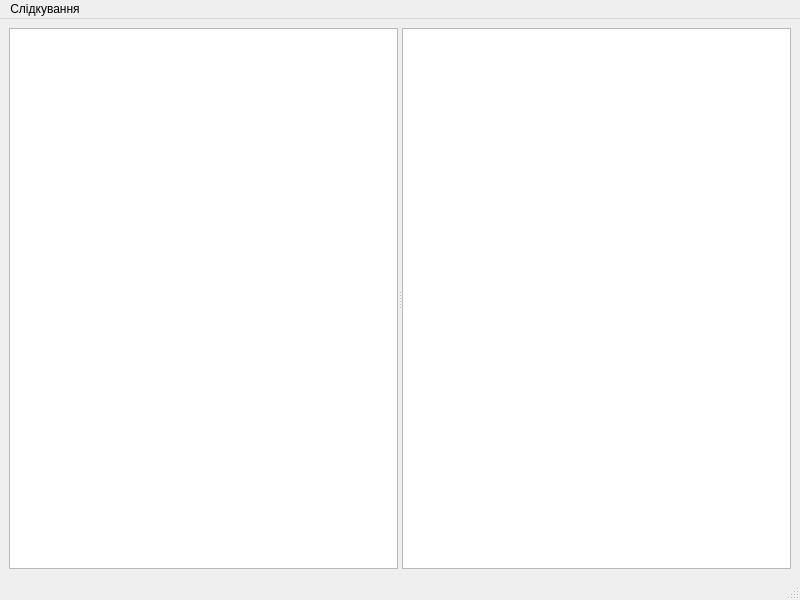
<?xml version="1.0" encoding="UTF-8"?>
<ui version="4.0">
 <class>MainWindow</class>
 <widget class="QMainWindow" name="MainWindow">
  <property name="geometry">
   <rect>
    <x>0</x>
    <y>0</y>
    <width>800</width>
    <height>600</height>
   </rect>
  </property>
  <property name="windowTitle">
   <string>MainWindow</string>
  </property>
  <widget class="QWidget" name="centralwidget">
   <layout class="QHBoxLayout" name="horizontalLayout">
    <item>
     <widget class="QSplitter" name="splitter">
      <property name="orientation">
       <enum>Qt::Horizontal</enum>
      </property>
      <widget class="QListView" name="links_view"/>
      <widget class="QListView" name="videos_view"/>
     </widget>
    </item>
   </layout>
   <zorder>videos_view</zorder>
   <zorder>splitter</zorder>
  </widget>
  <widget class="QMenuBar" name="menubar">
   <property name="geometry">
    <rect>
     <x>0</x>
     <y>0</y>
     <width>800</width>
     <height>20</height>
    </rect>
   </property>
   <widget class="QMenu" name="menu">
    <property name="title">
     <string>Слідкування</string>
    </property>
    <addaction name="menu_add_video"/>
    <addaction name="menu_add_playlist"/>
    <addaction name="separator"/>
    <addaction name="menu_quit"/>
   </widget>
   <addaction name="menu"/>
  </widget>
  <widget class="QStatusBar" name="statusbar"/>
  <action name="menu_add_playlist">
   <property name="enabled">
    <bool>false</bool>
   </property>
   <property name="text">
    <string>Додати до слідкування PLAYLIST ...</string>
   </property>
   <property name="visible">
    <bool>false</bool>
   </property>
  </action>
  <action name="menu_add_video">
   <property name="text">
    <string>Додати посилання на VIDEOS ...</string>
   </property>
  </action>
  <action name="menu_quit">
   <property name="text">
    <string>Вихід</string>
   </property>
  </action>
 </widget>
 <resources/>
 <connections/>
</ui>
